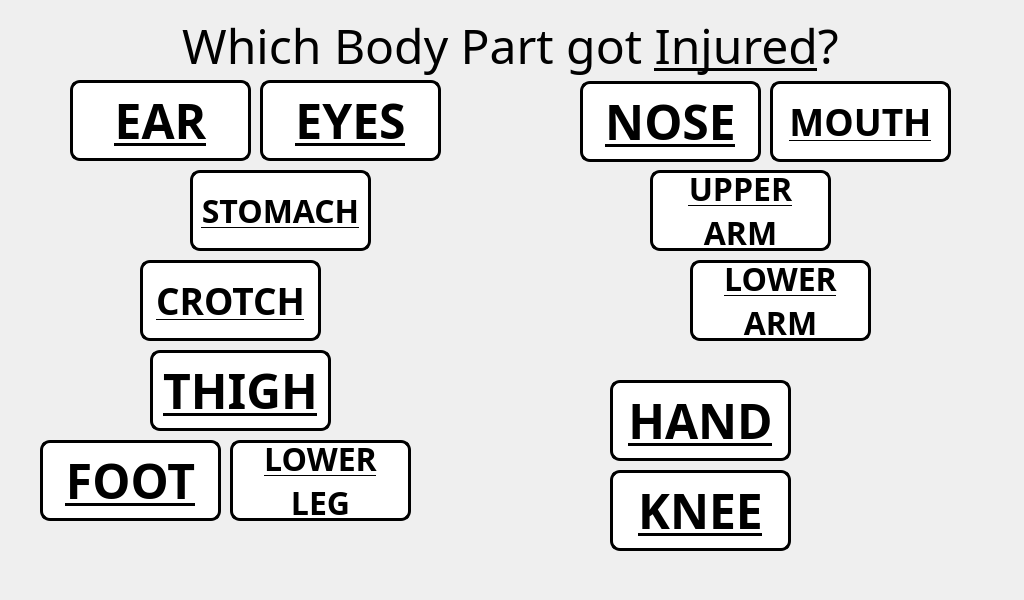
<?xml version="1.0" encoding="UTF-8"?>
<ui version="4.0">
 <class>mainWindow</class>
 <widget class="QMainWindow" name="mainWindow">
  <property name="geometry">
   <rect>
    <x>0</x>
    <y>0</y>
    <width>1024</width>
    <height>600</height>
   </rect>
  </property>
  <property name="minimumSize">
   <size>
    <width>1024</width>
    <height>600</height>
   </size>
  </property>
  <property name="maximumSize">
   <size>
    <width>1024</width>
    <height>600</height>
   </size>
  </property>
  <property name="windowTitle">
   <string>Select Body Part</string>
  </property>
  <widget class="QWidget" name="centralwidget">
   <widget class="QLabel" name="TITLE">
    <property name="geometry">
     <rect>
      <x>0</x>
      <y>0</y>
      <width>1021</width>
      <height>91</height>
     </rect>
    </property>
    <property name="font">
     <font>
      <family>Unispace</family>
      <pointsize>24</pointsize>
     </font>
    </property>
    <property name="text">
     <string>&lt;html&gt;&lt;head/&gt;&lt;body&gt;&lt;p&gt;&lt;span style=&quot; font-size:36pt;&quot;&gt;Which Body Part got &lt;/span&gt;&lt;span style=&quot; font-size:36pt; text-decoration: underline;&quot;&gt;Injured&lt;/span&gt;&lt;span style=&quot; font-size:36pt;&quot;&gt;?&lt;/span&gt;&lt;/p&gt;&lt;/body&gt;&lt;/html&gt;</string>
    </property>
    <property name="alignment">
     <set>Qt::AlignCenter</set>
    </property>
   </widget>
   <widget class="QLabel" name="body_part">
    <property name="geometry">
     <rect>
      <x>10</x>
      <y>70</y>
      <width>1001</width>
      <height>521</height>
     </rect>
    </property>
    <property name="text">
     <string/>
    </property>
    <property name="textFormat">
     <enum>Qt::PlainText</enum>
    </property>
    <property name="pixmap">
     <pixmap>pictures/program_pictures/body_part_types.png</pixmap>
    </property>
   </widget>
   <widget class="QPushButton" name="hand_button">
    <property name="geometry">
     <rect>
      <x>610</x>
      <y>380</y>
      <width>181</width>
      <height>81</height>
     </rect>
    </property>
    <property name="font">
     <font>
      <family>Unispace</family>
      <pointsize>36</pointsize>
      <weight>75</weight>
      <bold>true</bold>
      <underline>true</underline>
     </font>
    </property>
    <property name="styleSheet">
     <string notr="true">QPushButton:hover:!pressed
{
  background-color: rgb(195,30,60);
}

QPushButton
{
  background-color: white;
color: black;
border-style: outset;
border-width: 3px;
border-radius:10px;
border-color: black;
}</string>
    </property>
    <property name="text">
     <string>HAND</string>
    </property>
   </widget>
   <widget class="QLabel" name="label">
    <property name="geometry">
     <rect>
      <x>0</x>
      <y>0</y>
      <width>1024</width>
      <height>600</height>
     </rect>
    </property>
    <property name="minimumSize">
     <size>
      <width>1024</width>
      <height>600</height>
     </size>
    </property>
    <property name="maximumSize">
     <size>
      <width>1024</width>
      <height>600</height>
     </size>
    </property>
    <property name="text">
     <string/>
    </property>
    <property name="pixmap">
     <pixmap>pictures/program_pictures/main_wallpaper.png</pixmap>
    </property>
   </widget>
   <widget class="QPushButton" name="nose_button">
    <property name="geometry">
     <rect>
      <x>580</x>
      <y>81</y>
      <width>181</width>
      <height>81</height>
     </rect>
    </property>
    <property name="font">
     <font>
      <family>Unispace</family>
      <pointsize>36</pointsize>
      <weight>75</weight>
      <bold>true</bold>
      <underline>true</underline>
     </font>
    </property>
    <property name="styleSheet">
     <string notr="true">QPushButton:hover:!pressed
{
  background-color: rgb(195,30,60);
}

QPushButton
{
  background-color: white;
color: black;
border-style: outset;
border-width: 3px;
border-radius:10px;
border-color: black;
}</string>
    </property>
    <property name="text">
     <string>NOSE</string>
    </property>
   </widget>
   <widget class="QPushButton" name="knee_button">
    <property name="geometry">
     <rect>
      <x>610</x>
      <y>470</y>
      <width>181</width>
      <height>81</height>
     </rect>
    </property>
    <property name="font">
     <font>
      <family>Unispace</family>
      <pointsize>36</pointsize>
      <weight>75</weight>
      <bold>true</bold>
      <underline>true</underline>
     </font>
    </property>
    <property name="styleSheet">
     <string notr="true">QPushButton:hover:!pressed
{
  background-color: rgb(195,30,60);
}

QPushButton
{
  background-color: white;
color: black;
border-style: outset;
border-width: 3px;
border-radius:10px;
border-color: black;
}</string>
    </property>
    <property name="text">
     <string>KNEE</string>
    </property>
   </widget>
   <widget class="QPushButton" name="ear_button">
    <property name="geometry">
     <rect>
      <x>70</x>
      <y>80</y>
      <width>181</width>
      <height>81</height>
     </rect>
    </property>
    <property name="font">
     <font>
      <family>Unispace</family>
      <pointsize>36</pointsize>
      <weight>75</weight>
      <bold>true</bold>
      <underline>true</underline>
     </font>
    </property>
    <property name="styleSheet">
     <string notr="true">QPushButton:hover:!pressed
{
  background-color: rgb(195,30,60);
}

QPushButton
{
  background-color: white;
color: black;
border-style: outset;
border-width: 3px;
border-radius:10px;
border-color: black;
}</string>
    </property>
    <property name="text">
     <string>EAR</string>
    </property>
   </widget>
   <widget class="QPushButton" name="stomach_button">
    <property name="geometry">
     <rect>
      <x>190</x>
      <y>170</y>
      <width>181</width>
      <height>81</height>
     </rect>
    </property>
    <property name="font">
     <font>
      <family>PibotoLt</family>
      <pointsize>24</pointsize>
      <weight>75</weight>
      <bold>true</bold>
      <underline>true</underline>
     </font>
    </property>
    <property name="styleSheet">
     <string notr="true">QPushButton:hover:!pressed
{
  background-color: rgb(195,30,60);
}

QPushButton
{
  background-color: white;
color: black;
border-style: outset;
border-width: 3px;
border-radius:10px;
border-color: black;
}</string>
    </property>
    <property name="text">
     <string>STOMACH</string>
    </property>
   </widget>
   <widget class="QPushButton" name="eyes_button">
    <property name="geometry">
     <rect>
      <x>260</x>
      <y>80</y>
      <width>181</width>
      <height>81</height>
     </rect>
    </property>
    <property name="font">
     <font>
      <family>Unispace</family>
      <pointsize>36</pointsize>
      <weight>75</weight>
      <bold>true</bold>
      <underline>true</underline>
     </font>
    </property>
    <property name="styleSheet">
     <string notr="true">QPushButton:hover:!pressed
{
  background-color: rgb(195,30,60);
}

QPushButton
{
  background-color: white;
color: black;
border-style: outset;
border-width: 3px;
border-radius:10px;
border-color: black;
}</string>
    </property>
    <property name="text">
     <string>EYES</string>
    </property>
   </widget>
   <widget class="QPushButton" name="mouth_button">
    <property name="geometry">
     <rect>
      <x>770</x>
      <y>81</y>
      <width>181</width>
      <height>81</height>
     </rect>
    </property>
    <property name="font">
     <font>
      <family>PibotoLt</family>
      <pointsize>28</pointsize>
      <weight>75</weight>
      <bold>true</bold>
      <underline>true</underline>
     </font>
    </property>
    <property name="styleSheet">
     <string notr="true">QPushButton:hover:!pressed
{
  background-color: rgb(195,30,60);
}

QPushButton
{
  background-color: white;
color: black;
border-style: outset;
border-width: 3px;
border-radius:10px;
border-color: black;
}</string>
    </property>
    <property name="text">
     <string>MOUTH</string>
    </property>
   </widget>
   <widget class="QPushButton" name="upper_arm">
    <property name="geometry">
     <rect>
      <x>650</x>
      <y>170</y>
      <width>181</width>
      <height>81</height>
     </rect>
    </property>
    <property name="font">
     <font>
      <family>Unispace</family>
      <pointsize>24</pointsize>
      <weight>75</weight>
      <bold>true</bold>
      <underline>true</underline>
     </font>
    </property>
    <property name="styleSheet">
     <string notr="true">QPushButton:hover:!pressed
{
  background-color: rgb(195,30,60);
}

QPushButton
{
  background-color: white;
color: black;
border-style: outset;
border-width: 3px;
border-radius:10px;
border-color: black;
}</string>
    </property>
    <property name="text">
     <string>UPPER
ARM</string>
    </property>
   </widget>
   <widget class="QPushButton" name="lower_arm">
    <property name="geometry">
     <rect>
      <x>690</x>
      <y>260</y>
      <width>181</width>
      <height>81</height>
     </rect>
    </property>
    <property name="font">
     <font>
      <family>Unispace</family>
      <pointsize>24</pointsize>
      <weight>75</weight>
      <bold>true</bold>
      <underline>true</underline>
     </font>
    </property>
    <property name="styleSheet">
     <string notr="true">QPushButton:hover:!pressed
{
  background-color: rgb(195,30,60);
}

QPushButton
{
  background-color: white;
color: black;
border-style: outset;
border-width: 3px;
border-radius:10px;
border-color: black;
}</string>
    </property>
    <property name="text">
     <string>LOWER
ARM</string>
    </property>
   </widget>
   <widget class="QPushButton" name="crotch_button">
    <property name="geometry">
     <rect>
      <x>140</x>
      <y>260</y>
      <width>181</width>
      <height>81</height>
     </rect>
    </property>
    <property name="font">
     <font>
      <family>Unispace</family>
      <pointsize>28</pointsize>
      <weight>75</weight>
      <bold>true</bold>
      <underline>true</underline>
     </font>
    </property>
    <property name="styleSheet">
     <string notr="true">QPushButton:hover:!pressed
{
  background-color: rgb(195,30,60);
}

QPushButton
{
  background-color: white;
color: black;
border-style: outset;
border-width: 3px;
border-radius:10px;
border-color: black;
}</string>
    </property>
    <property name="text">
     <string>CROTCH</string>
    </property>
   </widget>
   <widget class="QPushButton" name="foot_button">
    <property name="geometry">
     <rect>
      <x>40</x>
      <y>440</y>
      <width>181</width>
      <height>81</height>
     </rect>
    </property>
    <property name="font">
     <font>
      <family>Unispace</family>
      <pointsize>36</pointsize>
      <weight>75</weight>
      <bold>true</bold>
      <underline>true</underline>
     </font>
    </property>
    <property name="styleSheet">
     <string notr="true">QPushButton:hover:!pressed
{
  background-color: rgb(195,30,60);
}

QPushButton
{
  background-color: white;
color: black;
border-style: outset;
border-width: 3px;
border-radius:10px;
border-color: black;
}</string>
    </property>
    <property name="text">
     <string>FOOT</string>
    </property>
   </widget>
   <widget class="QPushButton" name="thigh_button">
    <property name="geometry">
     <rect>
      <x>150</x>
      <y>350</y>
      <width>181</width>
      <height>81</height>
     </rect>
    </property>
    <property name="font">
     <font>
      <family>Unispace</family>
      <pointsize>36</pointsize>
      <weight>75</weight>
      <bold>true</bold>
      <underline>true</underline>
     </font>
    </property>
    <property name="styleSheet">
     <string notr="true">QPushButton:hover:!pressed
{
  background-color: rgb(195,30,60);
}

QPushButton
{
  background-color: white;
color: black;
border-style: outset;
border-width: 3px;
border-radius:10px;
border-color: black;
}</string>
    </property>
    <property name="text">
     <string>THIGH</string>
    </property>
   </widget>
   <widget class="QPushButton" name="lower_leg">
    <property name="geometry">
     <rect>
      <x>230</x>
      <y>440</y>
      <width>181</width>
      <height>81</height>
     </rect>
    </property>
    <property name="font">
     <font>
      <family>Unispace</family>
      <pointsize>24</pointsize>
      <weight>75</weight>
      <bold>true</bold>
      <underline>true</underline>
     </font>
    </property>
    <property name="styleSheet">
     <string notr="true">QPushButton:hover:!pressed
{
  background-color: rgb(195,30,60);
}

QPushButton
{
  background-color: white;
color: black;
border-style: outset;
border-width: 3px;
border-radius:10px;
border-color: black;
}</string>
    </property>
    <property name="text">
     <string>LOWER
LEG</string>
    </property>
   </widget>
   <zorder>label</zorder>
   <zorder>TITLE</zorder>
   <zorder>body_part</zorder>
   <zorder>hand_button</zorder>
   <zorder>nose_button</zorder>
   <zorder>knee_button</zorder>
   <zorder>ear_button</zorder>
   <zorder>stomach_button</zorder>
   <zorder>eyes_button</zorder>
   <zorder>mouth_button</zorder>
   <zorder>upper_arm</zorder>
   <zorder>lower_arm</zorder>
   <zorder>crotch_button</zorder>
   <zorder>foot_button</zorder>
   <zorder>thigh_button</zorder>
   <zorder>lower_leg</zorder>
  </widget>
 </widget>
 <resources/>
 <connections/>
</ui>
